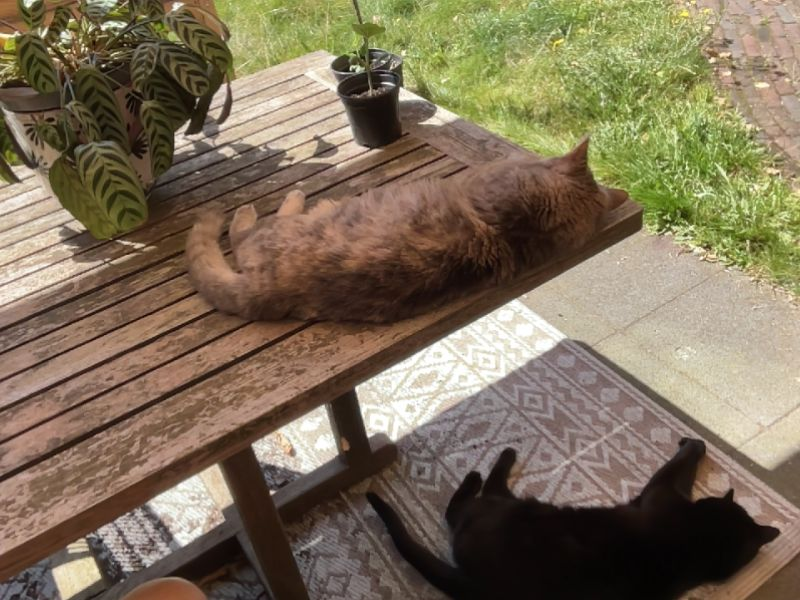
#> input picture images/cats.jpg, 800 x 600 px
$ python image_edge_dialation.py
#> lines starting #> are read from the running program, lines starting #| are printed output that depends on the picture; after the words box and inside, x2 and y2 are one past the last pixel; in counts of white or black regions, pixels touching at a corner belong together
import cv2
filepath = "../images/cats.jpg"
image = cv2.imread(filepath)
#> image is the input picture: shape (600, 800, 3); mean B, G, R 89.2, 112.5, 126.1

# Higher value => Less edges detected
t_lower = 100
t_higher = 120

# Apply Canny Edge Dectector
image_canny = cv2.Canny(image, t_lower, t_higher)
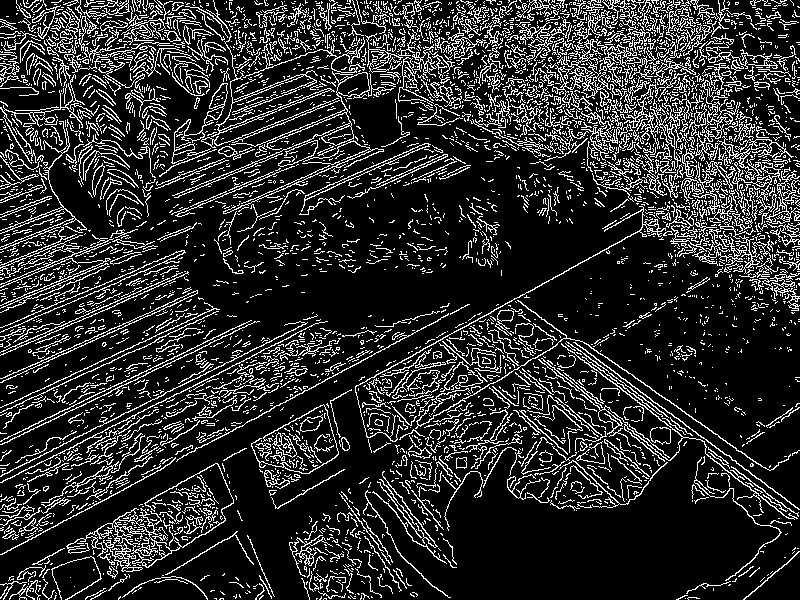
#> image_canny: shape (600, 800); 17.3% white in thin lines or dots

# Dilation is the opposite of erosion. Erosion decreases the edge thickness
image_dialation = cv2.dilate(image_canny, (311, 311), iterations=2)
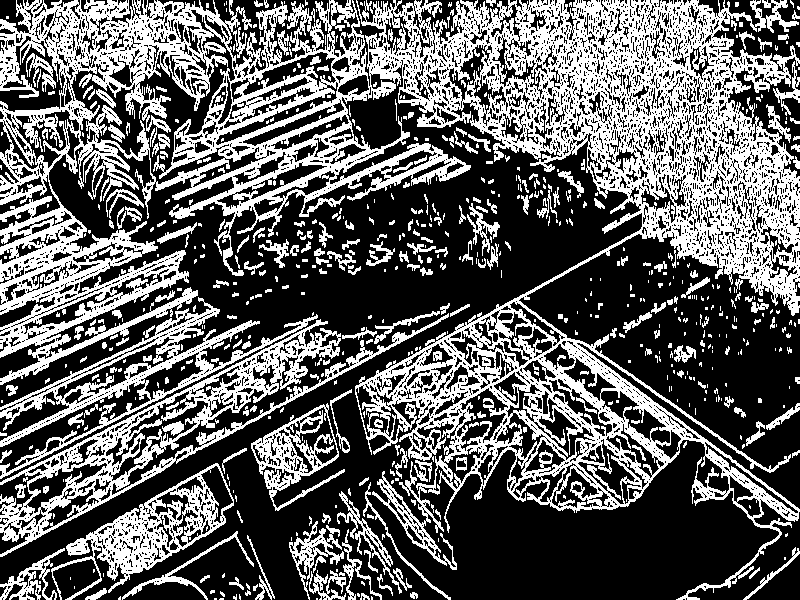
#> image_dialation: shape (600, 800); 38.1% white; 647 white regions (398 under 20 px), largest, box (x1, y1, x2, y2) and area: (0, 0, 800, 600) 129743, (0, 313, 449, 557) 12857, (0, 297, 318, 479) 7329
cv2.imshow("Cats", image_dialation)
cv2.waitKey(0)
